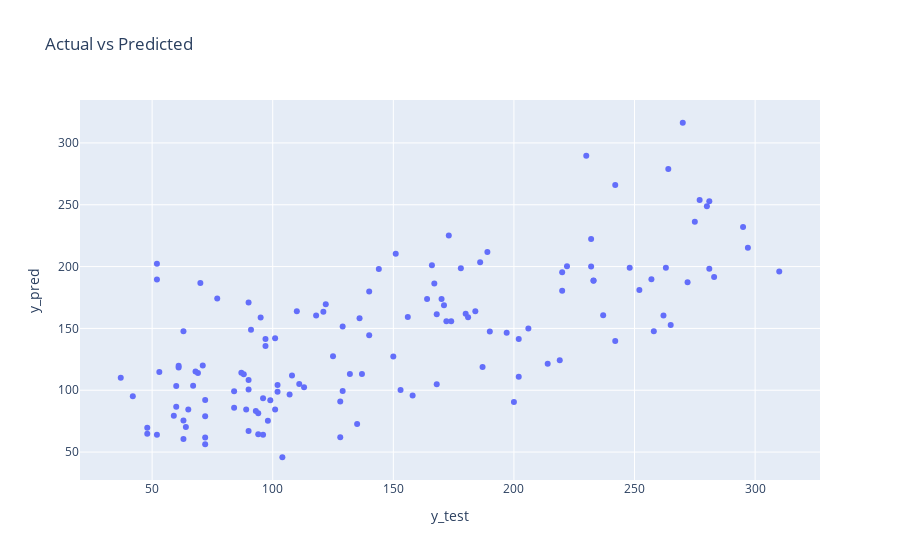

Write notebook code for a chart like this one.
### Markdown cell above
Mostro graficamente i risultati del mio modello.

### Code cell
df_pred = pd.DataFrame(y_test,y_pred_test,)
df_pred.reset_index(inplace=True)
df_pred.columns = ['y_pred','y_test']

fig = px.scatter(df_pred, x="y_test", y="y_pred", hover_data=["y_test", "y_pred"],title = "Actual vs Predicted")

fig.show()

### Figure 1 — Plotly figure (JSON) as saved in the notebook; plotly's stock layout.template omitted (floating-point values rounded to 4 significant figures; data arrays with more than 128 entries replaced by an {"elided": "..."} marker saying what was removed)
{"data": [{"hovertemplate": "y_test=%{x}<br>y_pred=%{y}<extra></extra>", "legendgroup": "", "marker": {"color": "#636efa", "symbol": "circle"}, "mode": "markers", "name": "", "orientation": "v", "showlegend": false, "type": "scatter", "x": {"elided": "133 int values"}, "xaxis": "x", "y": {"elided": "133 float values"}, "yaxis": "y"}], "layout": {"legend": {"tracegroupgap": 0}, "title": {"text": "Actual vs Predicted"}, "xaxis": {"anchor": "y", "domain": [0, 1], "title": {"text": "y_test"}}, "yaxis": {"anchor": "x", "domain": [0, 1], "title": {"text": "y_pred"}}}}
